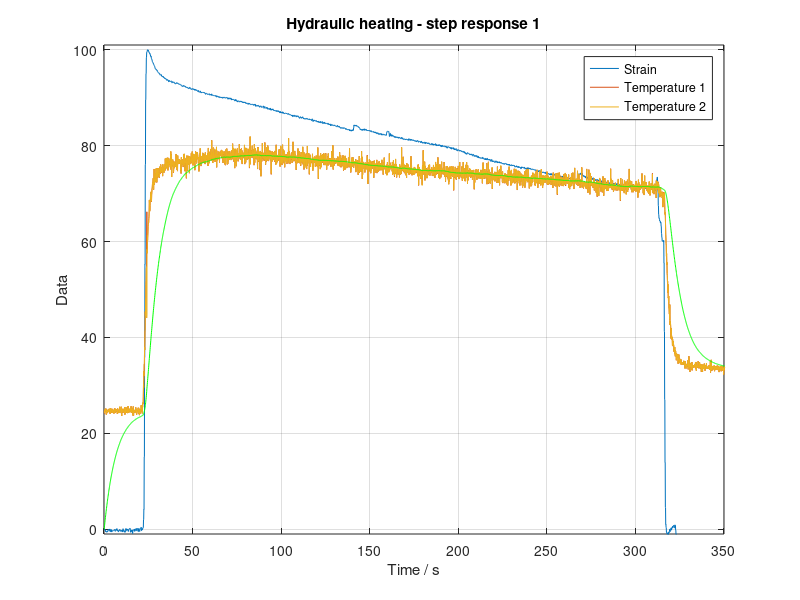

The MATLAB script that drew this image:
close all;
clear all;

load('hyd_stp_1.txt');
z1=length(hyd_stp_1);
s1=(hyd_stp_1(1:z1,2))/7.5*6;
smax1=max(s1);
sp1=s1/smax1*100;
T11=(hyd_stp_1(1:z1,3));
T12=(hyd_stp_1(1:z1,4));
t1=(.1:.1:z1/10)';

T11_filter=zeros(1,length(T11));
a=1200;
b=18;
for i=2:length(T11)
    T11_filter(i)=(a*(T11_filter(i-1))+b*(T11(i)))./(a+b);
end

T12_filter=zeros(1,length(T12));
a=1200;
b=18;
for i=2:length(T12)
    T12_filter(i)=(a*(T12_filter(i-1))+b*(T12(i)))./(a+b);
end

scrsz=get(0,'Screensize');
figure('Position',[1 scrsz(4) scrsz(3) scrsz(4)])
plot(t1,sp1,t1,T11,t1,T12,t1,T11_filter,'g');
xlim([0 350]);
ylim([-1 101]);
xlabel('Time / s');
ylabel('Data');
title('Hydraulic heating - step response 1');
legend('Strain','Temperature 1','Temperature 2','Location','NorthEast');
grid on;